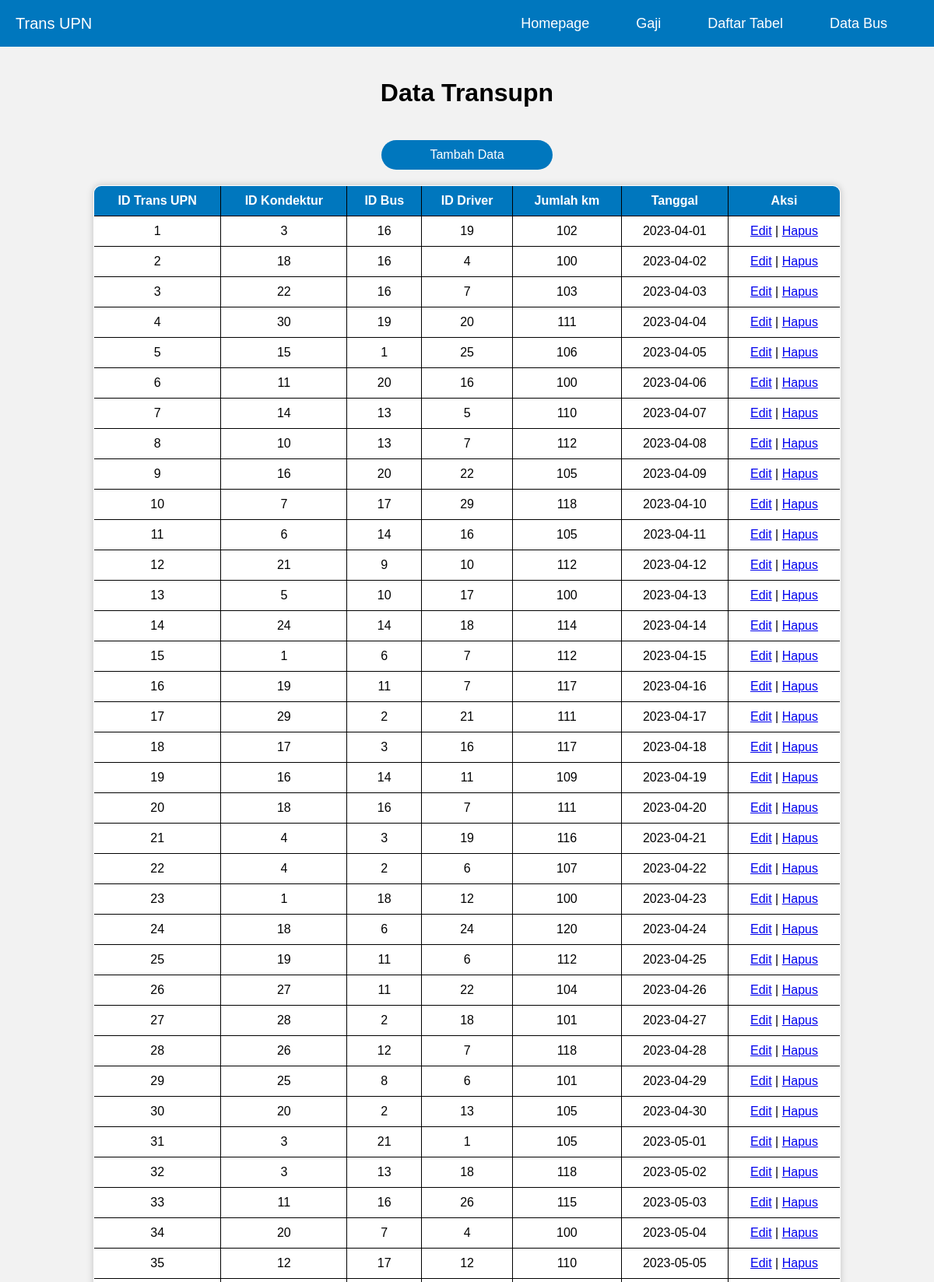
The page / (upper part) on the database its author committed.
### tables this page shows
CREATE TABLE `trans_upn` (
  `id_trans_upn` int(10) UNSIGNED NOT NULL,
  `id_kondektur` int(10) UNSIGNED NOT NULL,
  `id_bus` int(10) UNSIGNED NOT NULL,
  `id_driver` int(10) UNSIGNED NOT NULL,
  `jumlah_km` int(10) UNSIGNED DEFAULT NULL,
  `tanggal` date DEFAULT NULL
);

### index.php (the view, shortened to what this page needs)
<!DOCTYPE html>
<html lang="en">
<head>
</head>
<body>
    <?php include 'header.php';?>
    <h1>Data Transupn</h1>
    <?php
    include 'koneksi.php';
    $sql = "SELECT * FROM trans_upn";
    $result = mysqli_query($koneksi, $sql);
    echo "<a href='transupn_edit.php' class='add-data'>Tambah Data</a>";
    if (mysqli_num_rows($result) > 0) {
    echo "<table border='1'>
    <tr>
        <th>ID Trans UPN</th>
        <th>ID Kondektur</th>
        <th>ID Bus</th>
        <th>ID Driver</th>
        <th>Jumlah km</th>
        <th>Tanggal</th>
        <th>Aksi</th>
    </tr>";
    while($row = mysqli_fetch_assoc($result)) {
        echo "<tr>
        <td>" . $row['id_trans_upn'] . "</td>
        <td>" . $row['id_kondektur'] . "</td>
        <td>" . $row['id_bus'] . "</td>
        <td>" . $row['id_driver'] . "</td>
        <td>" . $row['jumlah_km'] . "</td>
        <td>" . $row['tanggal'] . "</td>
        <td><a href='transupn_edit.php?id_trans_upn=" . $row['id_trans_upn'] . "'>Edit</a> |
        <a href='transupn_hapus.php?id_trans_upn=" . $row['id_trans_upn'] . "' onClick=\"return confirm(' Yakin ingin menghapus data ini?')\">Hapus</a></td>
    </tr>";
    }
    echo "</table>";
    } else {
    echo "Tidak ada data";
    }
    ?>
</body>
</html>

### index.php (style rules this page uses)
body { margin: 0; padding: 0; font-family: Arial, sans-serif; background-color: #f2f2f2; }
h1 { text-align: center; padding: 20px; }
table { border-collapse: collapse; margin: 20px auto; width: 80%; max-width: 1000px; background-color: #fff; box-shadow: 0px 0px 10px rgba(0, 0, 0, 0.2); border-radius: 10px; overflow: hidden; }
th, td { border: 1px solid black; padding: 10px; text-align: center; }
th { background-color: #0077be; color: #fff; }
.add-data { display: block; margin: 20px auto; text-align: center; width: 200px; padding: 10px; border-radius: 20px; background-color: #0077be; color: #fff; text-decoration: none; transition: background-color 0.3s ease; }

### rows shown on the page
trans_upn: id_trans_upn "1", id_kondektur "3", id_bus "16", id_driver "19", jumlah_km "102", tanggal "2023-04-01"
trans_upn: id_trans_upn "2", id_kondektur "18", id_bus "16", id_driver "4", jumlah_km "100", tanggal "2023-04-02"
trans_upn: id_trans_upn "3", id_kondektur "22", id_bus "16", id_driver "7", jumlah_km "103", tanggal "2023-04-03"
trans_upn: id_trans_upn "4", id_kondektur "30", id_bus "19", id_driver "20", jumlah_km "111", tanggal "2023-04-04"
trans_upn: id_trans_upn "5", id_kondektur "15", id_bus "1", id_driver "25", jumlah_km "106", tanggal "2023-04-05"
trans_upn: id_trans_upn "6", id_kondektur "11", id_bus "20", id_driver "16", jumlah_km "100", tanggal "2023-04-06"
trans_upn: id_trans_upn "7", id_kondektur "14", id_bus "13", id_driver "5", jumlah_km "110", tanggal "2023-04-07"
trans_upn: id_trans_upn "8", id_kondektur "10", id_bus "13", id_driver "7", jumlah_km "112", tanggal "2023-04-08"
trans_upn: id_trans_upn "9", id_kondektur "16", id_bus "20", id_driver "22", jumlah_km "105", tanggal "2023-04-09"
trans_upn: id_trans_upn "10", id_kondektur "7", id_bus "17", id_driver "29", jumlah_km "118", tanggal "2023-04-10"
trans_upn: id_trans_upn "11", id_kondektur "6", id_bus "14", id_driver "16", jumlah_km "105", tanggal "2023-04-11"
trans_upn: id_trans_upn "12", id_kondektur "21", id_bus "9", id_driver "10", jumlah_km "112", tanggal "2023-04-12"
trans_upn: id_trans_upn "13", id_kondektur "5", id_bus "10", id_driver "17", jumlah_km "100", tanggal "2023-04-13"
trans_upn: id_trans_upn "14", id_kondektur "24", id_bus "14", id_driver "18", jumlah_km "114", tanggal "2023-04-14"
trans_upn: id_trans_upn "15", id_kondektur "1", id_bus "6", id_driver "7", jumlah_km "112", tanggal "2023-04-15"
trans_upn: id_trans_upn "16", id_kondektur "19", id_bus "11", id_driver "7", jumlah_km "117", tanggal "2023-04-16"
trans_upn: id_trans_upn "17", id_kondektur "29", id_bus "2", id_driver "21", jumlah_km "111", tanggal "2023-04-17"
trans_upn: id_trans_upn "18", id_kondektur "17", id_bus "3", id_driver "16", jumlah_km "117", tanggal "2023-04-18"
trans_upn: id_trans_upn "19", id_kondektur "16", id_bus "14", id_driver "11", jumlah_km "109", tanggal "2023-04-19"
trans_upn: id_trans_upn "20", id_kondektur "18", id_bus "16", id_driver "7", jumlah_km "111", tanggal "2023-04-20"
trans_upn: id_trans_upn "21", id_kondektur "4", id_bus "3", id_driver "19", jumlah_km "116", tanggal "2023-04-21"
trans_upn: id_trans_upn "22", id_kondektur "4", id_bus "2", id_driver "6", jumlah_km "107", tanggal "2023-04-22"
trans_upn: id_trans_upn "23", id_kondektur "1", id_bus "18", id_driver "12", jumlah_km "100", tanggal "2023-04-23"
trans_upn: id_trans_upn "24", id_kondektur "18", id_bus "6", id_driver "24", jumlah_km "120", tanggal "2023-04-24"
trans_upn: id_trans_upn "25", id_kondektur "19", id_bus "11", id_driver "6", jumlah_km "112", tanggal "2023-04-25"
trans_upn: id_trans_upn "26", id_kondektur "27", id_bus "11", id_driver "22", jumlah_km "104", tanggal "2023-04-26"
trans_upn: id_trans_upn "27", id_kondektur "28", id_bus "2", id_driver "18", jumlah_km "101", tanggal "2023-04-27"
trans_upn: id_trans_upn "28", id_kondektur "26", id_bus "12", id_driver "7", jumlah_km "118", tanggal "2023-04-28"
trans_upn: id_trans_upn "29", id_kondektur "25", id_bus "8", id_driver "6", jumlah_km "101", tanggal "2023-04-29"
trans_upn: id_trans_upn "30", id_kondektur "20", id_bus "2", id_driver "13", jumlah_km "105", tanggal "2023-04-30"
trans_upn: id_trans_upn "31", id_kondektur "3", id_bus "21", id_driver "1", jumlah_km "105", tanggal "2023-05-01"
trans_upn: id_trans_upn "32", id_kondektur "3", id_bus "13", id_driver "18", jumlah_km "118", tanggal "2023-05-02"
trans_upn: id_trans_upn "33", id_kondektur "11", id_bus "16", id_driver "26", jumlah_km "115", tanggal "2023-05-03"
trans_upn: id_trans_upn "34", id_kondektur "20", id_bus "7", id_driver "4", jumlah_km "100", tanggal "2023-05-04"
trans_upn: id_trans_upn "35", id_kondektur "12", id_bus "17", id_driver "12", jumlah_km "110", tanggal "2023-05-05"
